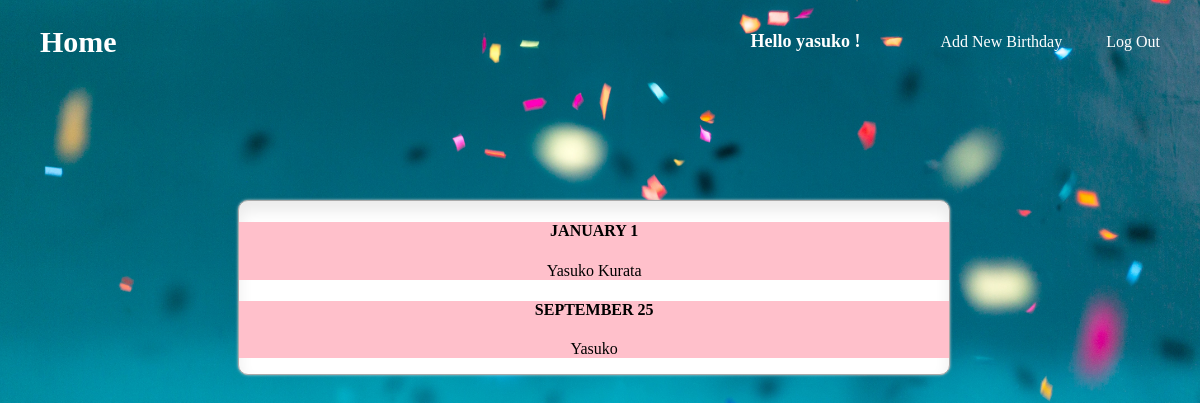
The app's page /birthdays/all/ (signed in), older data.
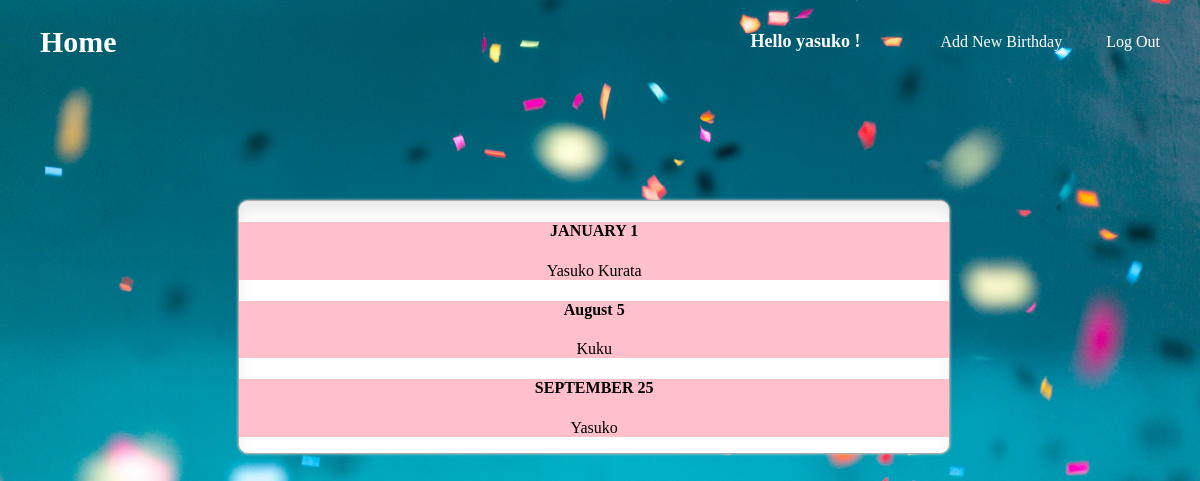
The same page, newer data.
### accounts/models.py (models this page shows, shortened)
class User(AbstractBaseUser, PermissionsMixin):
    email = models.EmailField(unique=True)
    username = models.CharField(max_length=40, unique=True)
    date_joined = models.DateTimeField(default=timezone.now)
    is_active = models.BooleanField(default=True)
    is_staff = models.BooleanField(default=False)
    objects = UserManager()
    USERNAME_FIELD = "email"
    REQUIRED_FIELDS = ["username"]

### birthdays/models.py (models this page shows, shortened)
class Birthday(models.Model):
    MONTH_CHOICES = (
        ("January", "January"),
        ("February", "February"),
        ("March", "March"),
        ("April", "April"),
        ("May", "May"),
        ("June", "June"),
        ("July", "July"),
        ("August", "August"),
        ("September", "September"),
        ("October", "October"),
        ("November", "November"),
        ("December", "December")
    )
    DAY_CHOICES = (
        (1, 1),
        (2, 2),
        (3, 3),
        (4, 4),
        (5, 5),
        (6, 6),
        (7, 7),
        (8, 8),
        (9, 9),
        (10, 10),
        (11, 11),
        (12, 12),
        (13, 13),
        (14, 14),
        (15, 15),
        (16, 16),
        (17, 17),
        (18, 18),
        (19, 19),
        (20, 20),
        (21, 21),
        (22, 22),
        (23, 23),
        (24, 24),
        (25, 25),
        (26, 26),
        (27, 27),
        (28, 28),
        (29, 29),
        (30, 30),
        (31, 31)
    )
    user = models.ForeignKey(settings.AUTH_USER_MODEL)
    name = models.CharField(max_length=100)
    month = models.CharField(
        max_length=100,
        choices=MONTH_CHOICES,
        default="January"
    )
    day = models.IntegerField(
        choices=DAY_CHOICES,
        default=1
    )

### birthdays/views.py (the view)
@login_required
def birthday_list(request):
    birthdays = models.Birthday.objects.all().order_by('month').order_by('day')
    return render(request, 'birthday/birthday_list.html', {'birthdays': birthdays})

### birthdays/templates/birthday/birthday_list.html
{% extends "layout.html" %}
{% load static from staticfiles %}
{% block body_content %}
  <div class="container">
    {% for birthday in birthdays %}
      <div class="inner-container" style="background-color:pink">
        <div class="list-container">
          <h4><b>{{ birthday.month }} {{ birthday.day }}</b></h4>
          <p>{{ birthday.name }}</p>
        </div>
      </div>
    {% endfor %}
  </div>
{% endblock %}

### templates/layout.html (shortened to what this page needs)
{% load static from staticfiles %}
<!DOCTYPE html>
<html lang="en">
  <head>
    <link rel="stylesheet" href="{% static 'css/layout.css' %}">
  <body>
    <nav>
      <h2><a href="/">Home</a></h2>
      <ul>
        {% if user.is_authenticated %}
          <li class="username">Hello {{ user.username }} !<li>
          <li><a href="{% url "birthdays:create" %}">Add New Birthday</a></li>
          <li><a href="{% url "accounts:logout" %}">Log Out</a></li>
        {% else %}
          <li><a href="{% url "accounts:signup" %}">Sign Up</a></li>
          <li><a href="{% url "accounts:login" %}">Sign In</a></li>
        {% endif %}
      </ul>
    </nav>
    {% block body_content %}{% endblock %}
  </body>
</html>

### assets/css/layout.css (style rules this page uses)
body { background: url('/static/images/blue.jpg') no-repeat center center fixed; -webkit-background-size: cover; -moz-background-size: cover; -o-background-size: cover; background-size: cover; font-family: 16px Arial, Helvetica, sans-serif; }
a { text-decoration: none; color: white; }
nav { display: flex; position: absolute; justify-content: space-between; align-items: center; top: 0; left: 0; width: 100%; }
nav h2 { font-size: 30px; color: white; margin-left: 40px; }
nav ul { list-style: none; }
nav ul li { display: inline-block; margin-right: 40px }
nav ul li a { text-decoration: none; color: white; }
nav ul li.username { color: white; font-size: 18px; font-weight: bold; margin-left: 0; }
.container { width: 60%; text-align: center; background-color: white; border-radius: 10px; margin-top: 200px; margin-left: 230px; border: 1px solid #aaa; box-shadow: 0 0 3px #ccc, 0 10px 15px #ebebeb inset; }

Row changes from the older to the newer data that the page shows:
added Birthday: month "August", day "5", name "Kuku"
